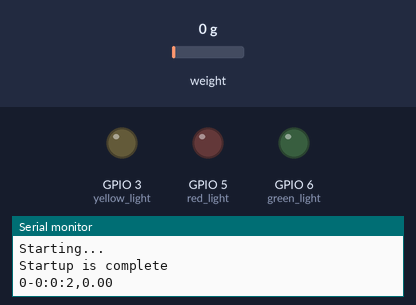
Recording of a sketch running on a simulated ESP8266 (NodeMCU). Shown: output pins drawn as LEDs (lit = HIGH), the last lines printed to the serial monitor. The test bench sets the inputs (shaded band); at power-on: weight on the scale 0 g. EEPROM starts erased.

Above: at 3.6 s.
3.7 s: weight on the scale set to 3 g
At 5.7 s:
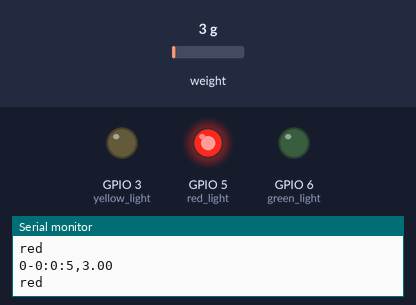
6.1 s: weight on the scale set to 31 g
8.5 s: weight on the scale set to 39 g
At 9.1 s:
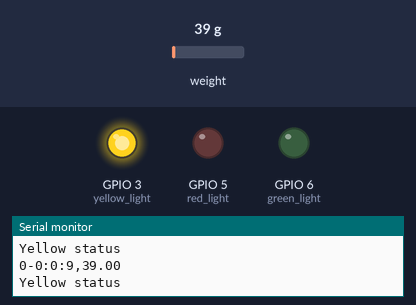
Timing chart, 0 to 11.5 s (numbered marks = the images above; inputs shaded):
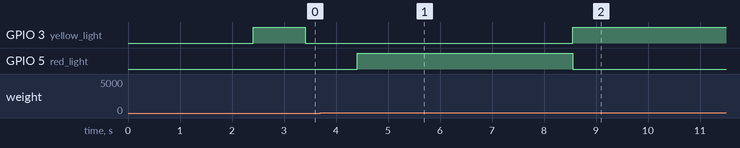

The sketch:

Nano_no_LCD.ino
```cpp
//Headers
#include <HX711_ADC.h>
#if defined(ESP8266)|| defined(ESP32) || defined(AVR)
#include <EEPROM.h>
#endif

#include <Wire.h>

//pins:
const int HX711_dout = 21; //mcu > HX711 dout pin
const int HX711_sck = 20; //mcu > HX711 sck pin

int red_light = 5; // pin for red LED 5 is red
int yellow_light = 3; // pin for yellow LED 3 is yellow
int green_light = 6; //pin for green LED 6 is green


//const byte buttonPin = 7; // button pin for Tare function
HX711_ADC LoadCell(HX711_dout, HX711_sck);

const int calVal_eepromAdress = 0;
unsigned long t = 0;

//
// since scale will remain under object, program should start from zero since each power cycle will begin with a tare function
//
int maxWeight = 60; // this is the max weight of bottle
int minWeight = 35; // min weight at which alarming happens
int midWeight = 45; // yellow light


int delayPeriod = 1000; // 1 second delay


//


void setup(){

  Wire.begin();
  Serial.begin(57600); delay(10);

  Serial.println("Starting...");

  LoadCell.begin();
  float calibrationValue; // calibration value (see example file "Calibration.ino")
  calibrationValue = 696.0; // uncomment this if you want to set the calibration value in the sketch

  pinMode(red_light,OUTPUT);
  pinMode(yellow_light,OUTPUT);
  pinMode(green_light,OUTPUT);


#if defined(ESP8266)|| defined(ESP32) // evaluated only at complie time
  //EEPROM.begin(512); // uncomment this if you use ESP8266/ESP32 and want to fetch the calibration value from eeprom
#endif

  EEPROM.get(calVal_eepromAdress, calibrationValue); // fetch the calibration value from eeprom
  unsigned long stabilizingtime = 2000; // preciscion right after power-up can be improved by adding a few seconds of stabilizing time
  boolean _tare = true; //set this to false if you don't want tare to be performed in the next step
  LoadCell.start(stabilizingtime, _tare);

  if (LoadCell.getTareTimeoutFlag()) {
    Serial.println("Timeout, check MCU>HX711 wiring and pin designations");
    while (1);
  }
  else {
    LoadCell.setCalFactor(calibrationValue); // set calibration value (float)
    Serial.println("Startup is complete");


  }
}

void loop() {

  loadCellFunction();

}

void loadCellFunction(){
  //Serial.println("load cell");
    static boolean newDataReady = 0;
    const int serialPrintInterval = 100; //increase value to slow down serial print activity

    while(true){


      // check for new data/start next conversion:
      if (LoadCell.update()) newDataReady = true;


      //software shoould check if bottle is empty if it's empty sound an alarm for tech to switch bottle.

      // get smoothed value from the dataset:
      else if (newDataReady) { //loop for printing

        if (millis() > t + serialPrintInterval) {
            //float time = millis();
            unsigned long now = millis()/1000; //made unsigned long to not have millis rollover

            int Seconds = (now%60); // rounding for extraction
            //int OldSeconds;

            int Minutes = (now / 60)%60; // we cast float to int
            int Hours = (now /3600)%24;
            int Days = (now/(3600))/24;
            //String timeDisplay = (Days + "-" + Hours + ":" + Minutes + ":" + Seconds) ;
            //OldSeconds = Seconds;
            //priniting time
            float i = LoadCell.getData();

            Serial.println(String(Days) + "-" + String(Hours )+ ":" + String(Minutes) + ":" + String(Seconds) + "," + String(i));
    /*
            //lcd.lcdClear();
            float i = LoadCell.getData();
            //Serial.print("Load_cell output val: ");
            Serial.print(
            Serial.println(i);
           */

            newDataReady = 0;
            t = millis();

            if (i >= midWeight && i < 70){
              analogWrite(red_light,0); // ensure red led is off when entering this loop
              analogWrite(yellow_light,0); //ensure yellow led is off when entering this loop
              analogWrite(green_light,255);
              //Serial.println("Green Status");
              Serial.println("green");
              // set green light on for optimal weight

              }
            else if ((i >= minWeight) && (i <= midWeight)  ){
              analogWrite(green_light,0); //turn off green light
              analogWrite(yellow_light,255);
              analogWrite(red_light,0);
              Serial.println("Yellow status");
              // set yellow light on for warning weight
              }
            else if (i <= minWeight && i > 1) {
              analogWrite(green_light,0);
              analogWrite(yellow_light,0);
              analogWrite(red_light,255);
              Serial.println("red");
              // Low chemical alarm

              //delay(1000); //replace with millis
              /*
              analogWrite(red_light,0);
              Serial.println("Red Status");
              delay(1000); //replace with millis
              */


              }
            else if (i >= 0 && i < 10 || i <= 0  ){

              // scale is tared with chemical on or no chemical on alarm
              analogWrite(red_light,0);
              analogWrite(green_light,0);
              analogWrite(yellow_light,255);
              delay(1000); //delay for flashing light

              analogWrite(yellow_light,0);
              delay(1000);
              Serial.println("Tare Error Status");

              }
            else if (i >= 70 ){

              // scale is greater than max weight alarm
              analogWrite(yellow_light,0);
              analogWrite(green_light,0);
              analogWrite(red_light,255); //turn red light on
              delay(1000);

              //analogWrite(yellow_light,0);
              analogWrite(red_light,0); //turn red light off
              delay(1000);
              Serial.println("over weight Error Status");

              }

            else {
              // error detection
              // will trigger if values fall outside range
              analogWrite(green_light,255); //turn off green light
              analogWrite(yellow_light,255);
              analogWrite(red_light,255); //turn off green light
              delay(1000); // replace with millis
              analogWrite(green_light,0);
              analogWrite(yellow_light,0);
              analogWrite(red_light,0);
              delay(1000);
              Serial.println("Error Status");
              }
            }
        }
      }
}
```

Measured:
- the behaviour switches between 1 and 2 g on weight on the scale (found by bisection; images 0 and 1)
- the behaviour switches between 34 and 35 g on weight on the scale (found by bisection; images 1 and 2)
- after the input at 3.7 s, GPIO 3 (yellow_light): stays LOW (without the input it goes to HIGH after 0.71 s); GPIO 5 (red_light): LOW → HIGH after 0.71 s
- after the input at 8.5 s, GPIO 3 (yellow_light): LOW → HIGH after 0.05 s; GPIO 5 (red_light): HIGH → LOW after 0.05 s
